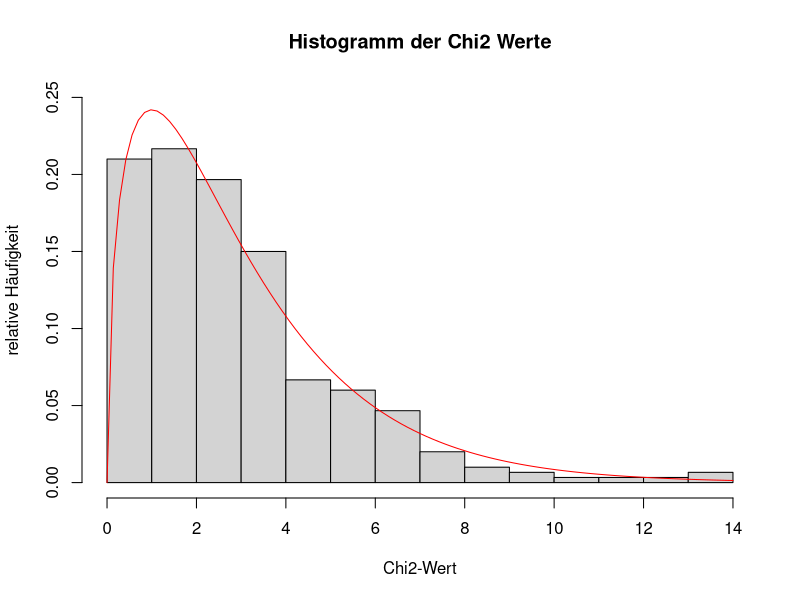
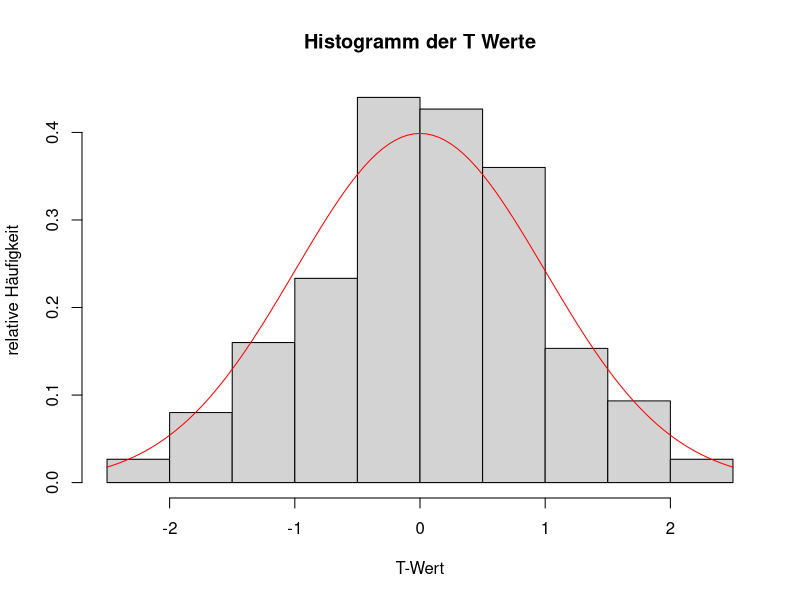
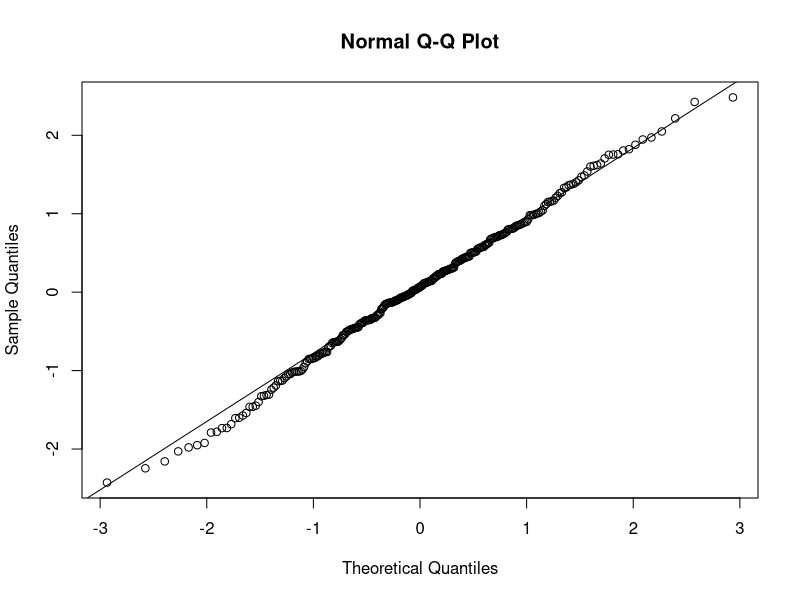
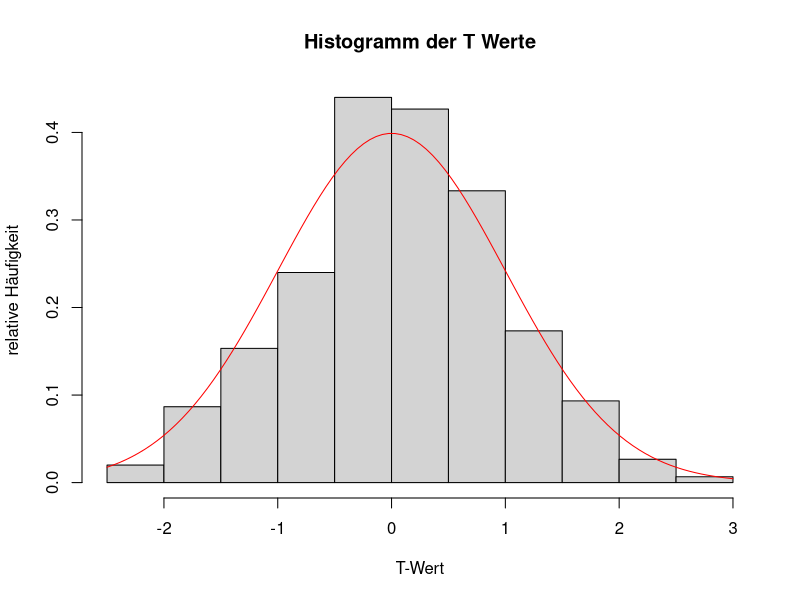
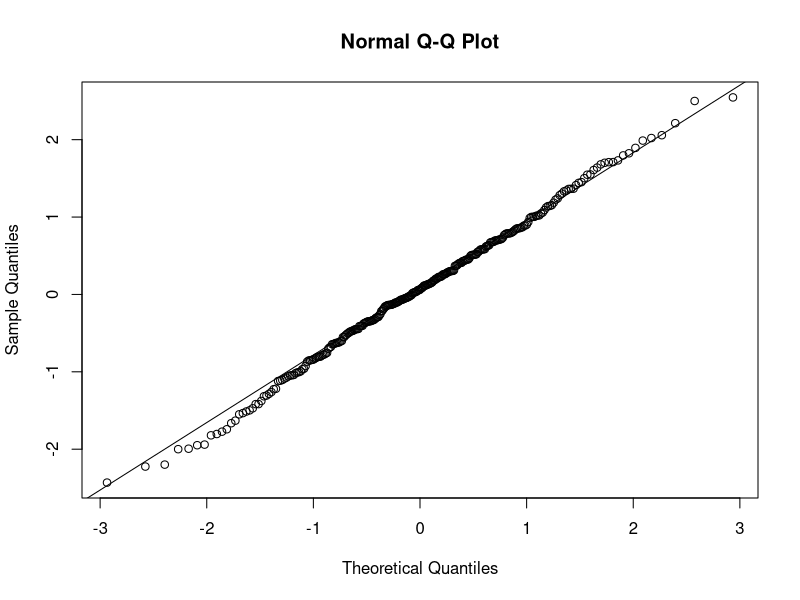
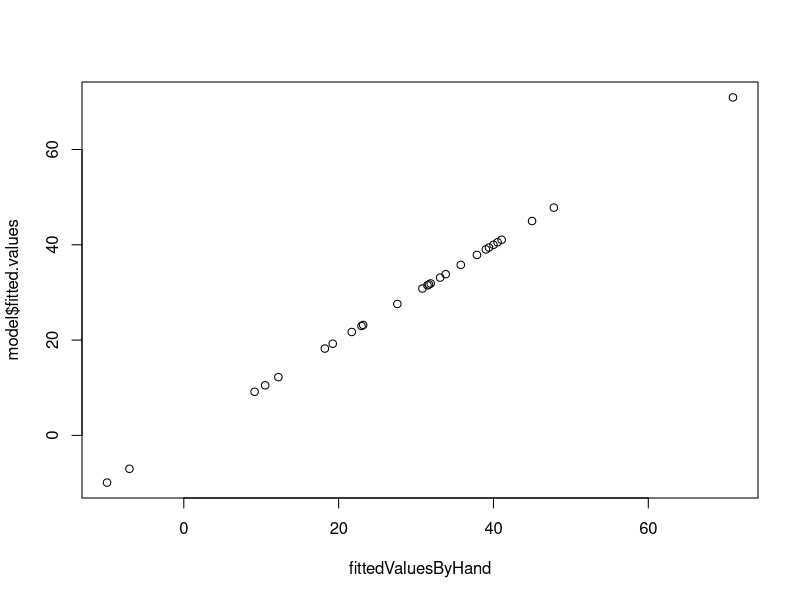
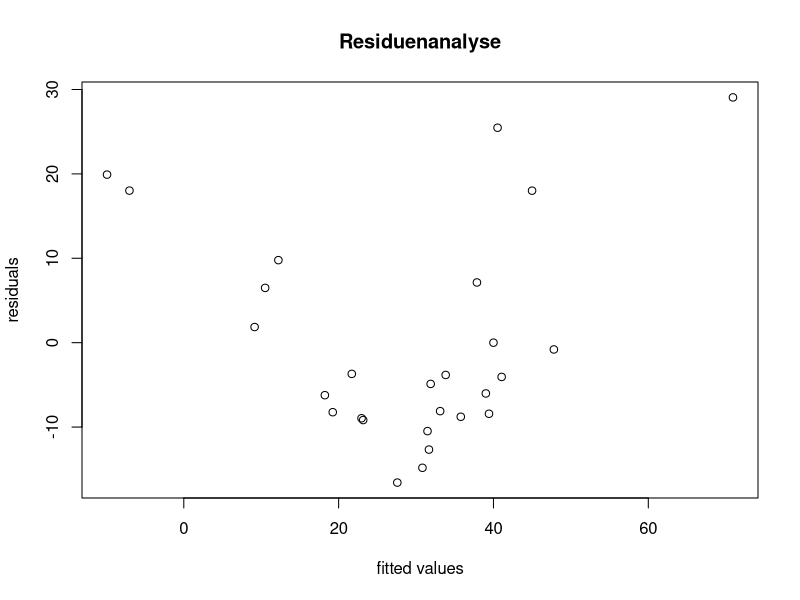
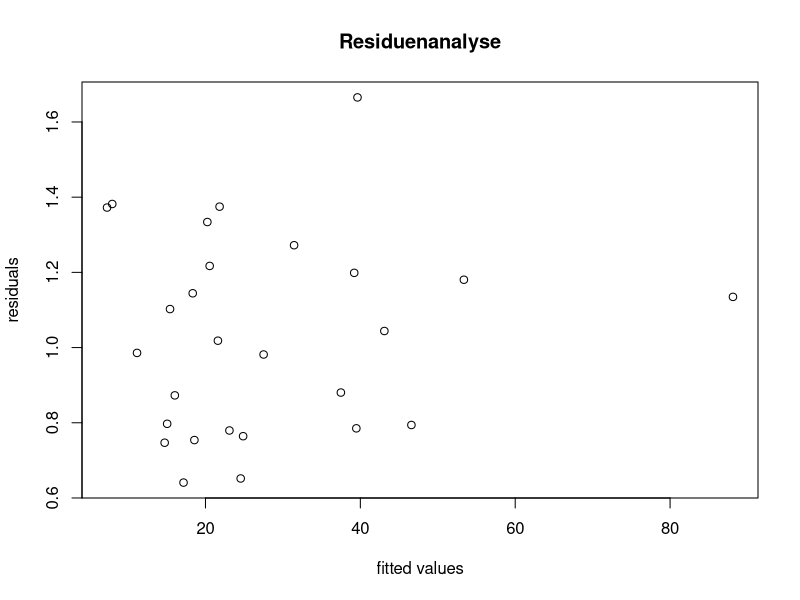

R code for these plots, in order:

# Aufagabe 1
## $\chi^2$-Anpassungstest

set.seed(123)
#Diese Funktion simuliert die Multinomialverteilung und berechnet die Chi2-Teststatistik
simulateAnpassungstest <- function(){
  n <- 1000
  p <- c(1/8, 1/4, 1/2, 1/8)
  a <- rmultinom(1, n, p)
  sum((a - n*p)^2/(n*p))
}
  
#Wir speichern die Ergebnisse in results
results <- c()
#Wir berechnen 300-mal die Teststatistik und speichern sie in results
for (i in 1:300){
  results =c(results ,simulateAnpassungstest())
}


#Wir plotten die Verteilung der Teststatistik 
#und vergleichen sie mit der Chi2-Verteilung mit 3 Freiheitsgraden
hist(results, freq=FALSE, main = "Histogramm der Chi2 Werte", xlab = "Chi2-Wert",
     ylab = "relative Häufigkeit", ylim = c(0, 0.25))
curve(dchisq(x, 3), add = TRUE, col = "red")

## $t-$Test mit unbekannter Varianz

set.seed(123)
mu0 <- 2
sigma <- 4
data <- rnorm(1000, mu0, sigma)
alpha <- 0.05

#Berechne mean und varianz der Daten
dataVar <- var(data)
dataMean <- mean(data)

#Berechne Teststatistik
T <- sqrt(length(data))*(dataMean-mu0)/sqrt(dataVar)

#Teststatistik
print(paste("T = ", T))

#p-Wert von T
print(paste("p-Wert von T = ", pt(T, length(data)-1, lower.tail = FALSE)))

#Testresultat
if (pt(T, length(data)-1, lower.tail = FALSE) > 1-alpha){
  print("Nullhypothese wird verworfen")
} else {
  print("Nullhypothese wird nicht verworfen")
}


#Verteilung der Teststatistik

set.seed(123)
Tdata = c()

#Berechne Teststatistik 300-mal
for (i in 1:300){
  data <- rnorm(1000, mu0, sigma)
  mu0 <- 2
  alpha <- 0.05

  T <- sqrt(length(data))*(mean(data)-mu0)/sqrt(var(data))
  Tdata = c(Tdata, T)
}
#Histogramm der Teststatistik, vergleiche mit t-Verteilung
hist(Tdata, freq=FALSE, main = "Histogramm der T Werte",
     xlab = "T-Wert", ylab = "relative Häufigkeit")
curve(dt(x, length(data)-1), add = TRUE, col = "red")


#Kolmogorov-Smirnoff-Test
print(ks.test(Tdata, "pt", length(data)-1))

#QQ-Plot:

qqnorm(Tdata)
qqline(Tdata)



## $t-$Test mit bekannter Varianz

set.seed(123)
mu0 <- 2
sigma <- 4
data <- rnorm(1000, mu0, sigma)
alpha <- 0.05

dataMean <- mean(data)

T <- sqrt(length(data))*(dataMean-mu0)/sigma

#Teststatistik
print(paste("T = ", T))

#p-Wert von T unter Normalverteilung
print(paste("p-Wert von T = ", pnorm(T, lower.tail = FALSE)))

#Testresultat
if (pnorm(T, lower.tail = FALSE) > 1-alpha){
  print("Nullhypothese wird verworfen")
} else {
  print("Nullhypothese wird nicht verworfen")
}


#Verteilung der Teststatistik

set.seed(123)
Tdata = c()

for (i in 1:300){
  data <- rnorm(1000, mu0, sigma)
  alpha <- 0.05

  T <- sqrt(length(data))*(mean(data)-mu0)/sigma
  Tdata = c(Tdata, T)
}
hist(Tdata, freq=FALSE, main = "Histogramm der T Werte", xlab = "T-Wert", ylab = "relative Häufigkeit")
curve(dnorm(x), add = TRUE, col = "red")

#Kolmogorov-Smirnoff-Test
print(ks.test(Tdata, "pnorm", lower.tail = FALSE))

#QQ-Plot:

qqnorm(Tdata)
qqline(Tdata)



# Aufgabe 2

## Daten einlesen
data <- read.table("Datensaetze/wine.txt", header = TRUE)

## Überblick über die Daten
head(data)
summary(data)

## Lineares Modell erstellen
model <- lm(price ~ temp + h.rain + w.rain, data = data)
summary(model)

## Angepasste Werte berechnen
X = matrix(c(rep(1,length(data$temp)),data$temp,data$h.rain,data$w.rain),ncol=4)
HutMatrix = X%*%solve(t(X)%*%X)%*%t(X)
fittedValuesByHand = HutMatrix%*%data$price

#Vergleichen mit den aus dem linearen Modell berechneten Werten:
plot(fittedValuesByHand, model$fitted.values)
if (all((fittedValuesByHand - model$fitted.values)<0.0001)){
  print("Die beiden Werte sind annähernd gleich")
} else {
  print("Die beiden Werte sind nicht annähernd gleich")
}


## Bestimmtheitsmaß
R2 = 1 - sum((data$price - fittedValuesByHand)^2)/sum((data$price - mean(data$price))^2)
print(paste("R2 = ", R2))

  
  
  
## zufälliger Fehler
sigma.hat.sq = sum((data$price - fittedValuesByHand)^2)/(length(data$price)-4)
print(paste("sigma.hat= ", sqrt(sigma.hat.sq)))


## Erweiterung des linearen Modells
model2 <- lm(price ~ temp + h.rain + w.rain + year, data = data)
summary(model2)


## Vergleich der Güte der Modelle
print(paste("R2 Vergleich: ","old model: ", summary(model)$r.squared,
                            " new model: ", summary(model2)$r.squared))
print(paste("Sigma Vergleich: ","old model: ", summary(model)$sigma,
                              " new model: ", summary(model2)$sigma))

## Residuenanalyse
plot(model$fitted.values, model$residuals, xlab = "fitted values", ylab = "residuals", main = "Residuenanalyse")


## Lineares Log Modell
model3 <- lm(log(price) ~ temp + h.rain + w.rain + year, data = data)
summary(model3)

true.fitted.values = exp(model3$fitted.values)
model3.sigma.hat.sq = sum((data$price - true.fitted.values)^2)/(length(data$price)-4)
print(paste("sigma.hat= ", sqrt(model3.sigma.hat.sq)))

model3.R2=1-sum((data$price-true.fitted.values)^2)/sum((data$price-mean(data$price))^2)
print(paste("R2= ", model3.R2))



### Residuenanalyse
plot(exp(model3$fitted.values), exp(model3$residuals), xlab = "fitted values", ylab = "residuals", main = "Residuenanalyse")


## Vergleich der 3 Modelle
Vergleichstabelle <- data.frame(
  Model = c("Model 1", "Model 2", "Model 3"),
  R2 = c(summary(model)$r.squared, summary(model2)$r.squared, model3.R2),
  Adjusted.R2 = c(summary(model)$adj.r.squared, summary(model2)$adj.r.squared,
                  1-(1-model3.R2)*(length(data$price)-1)/(length(data$price)-4)),
  Sigma = c(summary(model)$sigma, summary(model2)$sigma, sqrt(model3.sigma.hat.sq))
)
knitr::kable(Vergleichstabelle)


